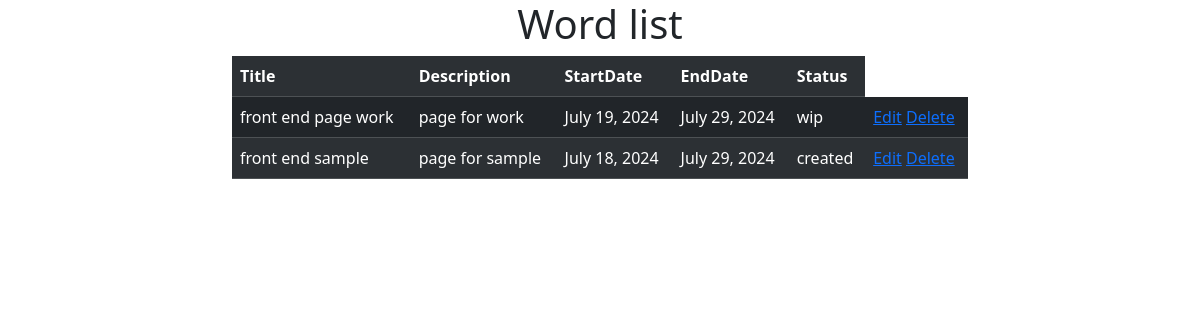
The page /work/all/ on the database its author committed.
### Myapp/models.py (models this page shows, shortened)
class Work(models.Model):
    title = models.CharField(max_length=200)
    description=models.CharField(max_length=200)
    start_date=models.DateField(null=True)
    end_date=models.DateField(null=True)
    status_options=(
        ("created","created"),
        ("wip","wip"),
        ("completed","completed"),
        ("due","due")
    )
    status=models.CharField(max_length=200,choices=status_options,default="created")

### Myapp/views.py (the view)
# urls.py: path('work/all/',views.WorkListView.as_view(),name="work-all"),
class WorkListView(View):
    def get(self,request,*args,**kwargs):
        qs=Work.objects.all()
        return render(request,"work_list.html" ,{"works":qs})

### Myapp/templates/work_list.html (shortened to what this page needs)
<!DOCTYPE html>
<html lang="en">
<head>
    <link href="https://cdn.jsdelivr.net/npm/bootstrap@5.3.3/dist/css/bootstrap.min.css" rel="stylesheet">
</head>
<body>
    <h1 class="text-center"> Word list </h1>
    <div class="container">
        <div class="row">
            <div class="col-2"></div>
            <div class="col-8">
                <table class="table table-dark table-striped">
                    <tr>
                        <th>Title</th>
                        <th>Description</th>
                        <th>StartDate</th>
                        <th>EndDate</th>
                        <th>Status</th>
                    </tr>
                    {%for w in works%}
                    <tr>
                        <td>{{w.title}}</td>
                        <td>{{w.description}}</td>
                        <td>{{w.start_date}}</td>
                        <td>{{w.end_date}}</td>
                        <td>{{w.status}}</td>
                        <td>
                            <a href="{%url 'work-update' w.id%}">Edit</a>
                            <a href="{%url 'work-delete' w.id%}">Delete</a>
                        </td>
                    </tr>
                    {%endfor%}
                </table>
            </div>
            <div class="col-2"></div>
        </div>
    </div>
</body>
</html>

### rows shown on the page
Work: title "front end page work", description "page for work", start_date "July 19, 2024", end_date "July 29, 2024", status "wip"
Work: title "front end sample", description "page for sample", start_date "July 18, 2024", end_date "July 29, 2024", status "created"
